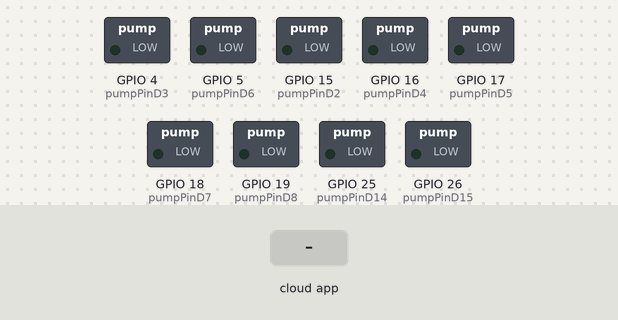
A sketch run on a simulated ESP32. On the bench: switched loads named in the sketch (green lamp = pin HIGH). The inputs (shaded band) are chosen by the test bench. WiFi joins after 1.5 s; servers stay silent unless stated; the Firebase database answers and starts empty; what the sketch prints to the serial monitor is not drawn.

Above: at 2.7 s.
2.8 s: the phone or cloud app sets Status to 1
At 3.6 s:
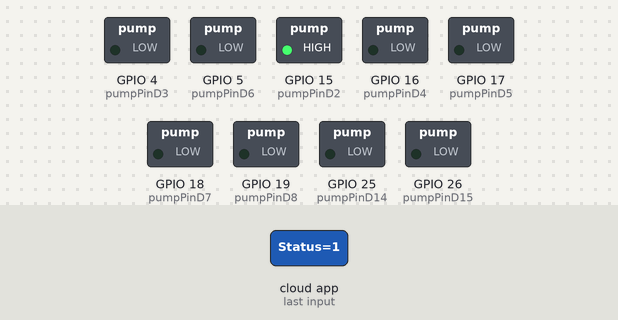
4.5 s: the phone or cloud app sets Status1 to 1
At 4.8 s:
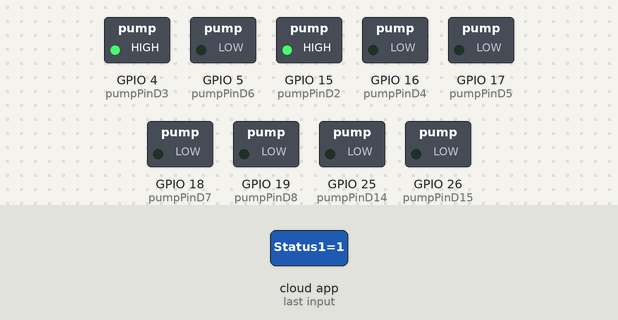
6.0 s: the phone or cloud app sets Status2 to 1
At 7.2 s:
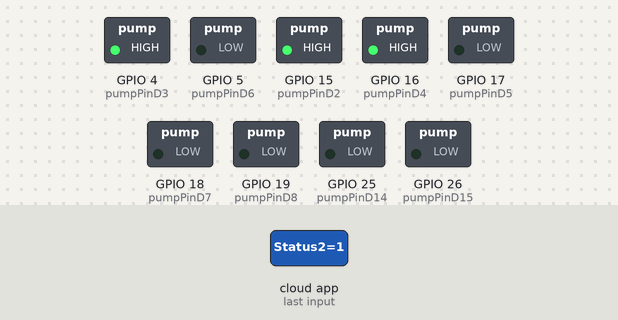
7.5 s: the phone or cloud app sets Status3 to 1
At 8.4 s:
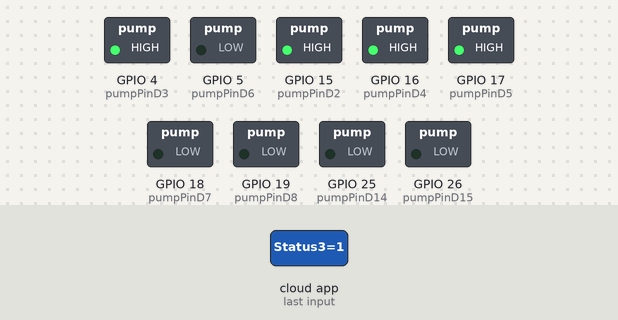
9.0 s: the phone or cloud app sets Status4 to 1
At 9.6 s:
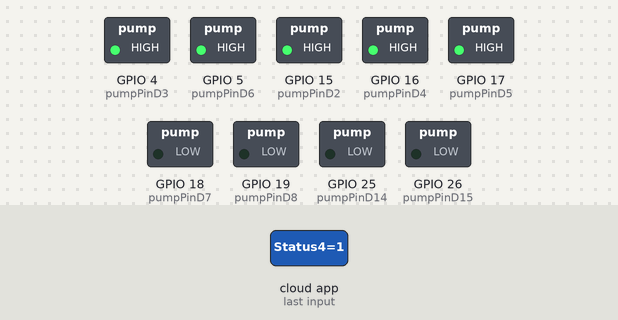
10.5 s: the phone or cloud app sets Status5 to 1
At 10.9 s:
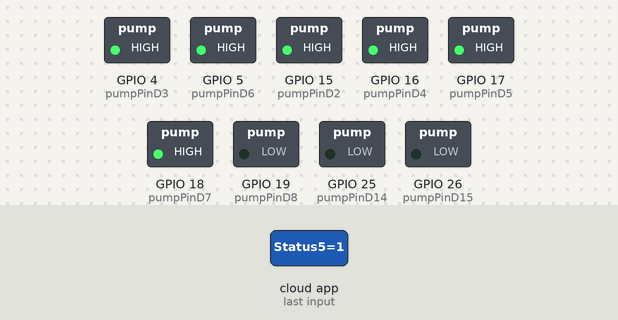
Timing chart, 0 to 13.0 s (numbered marks = the images above; inputs shaded):
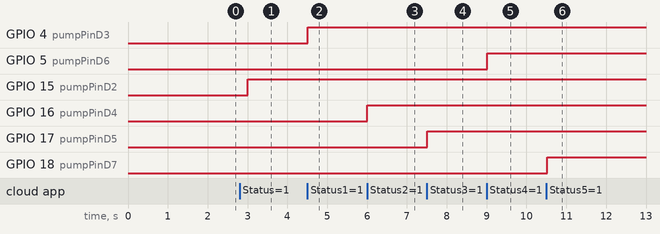

Measured:
- after the input at 2.8 s, GPIO 15 (pumpPinD2): LOW → HIGH after 0.21 s
- after the input at 4.5 s, GPIO 4 (pumpPinD3): LOW → HIGH at once
- after the input at 6.0 s, GPIO 16 (pumpPinD4): LOW → HIGH at once
- after the input at 7.5 s, GPIO 17 (pumpPinD5): LOW → HIGH at once
- after the input at 9.0 s, GPIO 5 (pumpPinD6): LOW → HIGH at once
- after the input at 10.5 s, GPIO 18 (pumpPinD7): LOW → HIGH at once

The sketch:

trt2.ino
```cpp
#include <Arduino.h>
#if defined(ESP32)
  #include <WiFi.h>
#elif defined(ESP8266)
  #include <ESP8266WiFi.h>
#endif
#include <Firebase_ESP_Client.h>
#include <esp_system.h>
#include <esp_task_wdt.h>
//Provide the token generation process info.
#include "addons/TokenHelper.h"
//Provide the RTDB payload printing info and other helper functions.
#include "addons/RTDBHelper.h"
#define WDT_TIMEOUT 0.1

#define WIFI_SSID "MAGGY_2.4G"
#define WIFI_PASSWORD "0844331856"


#define API_KEY "AIzaSyB0Elhnm0EVUXn7BnmLVf_cOf0_aStTd08"


#define DATABASE_URL "ec-and-firebase-default-rtdb.asia-southeast1.firebasedatabase.app"


#define pumpPinD8 19
#define pumpPinD7 18
#define pumpPinD6 5
#define pumpPinD5 17
#define pumpPinD4 16
#define pumpPinD3 4
#define pumpPinD2 15
#define pumpPinD14 25
#define pumpPinD15 26


bool modeStatus = false;
bool pumpStatusD8 = false;
bool pumpStatusD7 = false;
bool pumpStatusD6 = false;
bool pumpStatusD5 = false;
bool pumpStatusD4 = false;
bool pumpStatusD3 = false;
bool pumpStatusD2 = false;
bool pumpStatusD14 = false;
bool pumpStatusD15 = false;

FirebaseData fbdo;

FirebaseAuth auth;
FirebaseConfig config;

unsigned long sendDataPrevMillis = 0;
int count = 0;
bool signupOK = false;

void setup(){
  Serial.begin(115200);

  esp_task_wdt_config_t wdt_config = {
  .timeout_ms = WDT_TIMEOUT*1000,
  .idle_core_mask = 0,
  .trigger_panic = true
  };


  esp_task_wdt_init(&wdt_config);
  esp_task_wdt_add(NULL);

  pinMode(pumpPinD8, OUTPUT);
  pinMode(pumpPinD7, OUTPUT);
  pinMode(pumpPinD6, OUTPUT);
  pinMode(pumpPinD5, OUTPUT);
  pinMode(pumpPinD4, OUTPUT);
  pinMode(pumpPinD3, OUTPUT);
  pinMode(pumpPinD2, OUTPUT);
  pinMode(pumpPinD14, OUTPUT);
  pinMode(pumpPinD15, OUTPUT);
  WiFi.begin(WIFI_SSID, WIFI_PASSWORD);

  Serial.print("Connecting to Wi-Fi");
  while (WiFi.status() != WL_CONNECTED){
    Serial.print(".");
    delay(300);
  }
  Serial.println();
  Serial.print("Connected with IP: ");
  Serial.println(WiFi.localIP());
  Serial.println();

  config.api_key = API_KEY;


  config.database_url = DATABASE_URL;

  if (Firebase.signUp(&config, &auth, "", "")){
    Serial.println("ok");
    signupOK = true;
  }
  else{
    Serial.printf("%s\n", config.signer.signupError.message.c_str());
  }

  config.token_status_callback = tokenStatusCallback; //see addons/TokenHelper.h

  Firebase.begin(&config, &auth);
  Firebase.reconnectWiFi(true);
}

void loop(){

    if (Firebase.ready() && signupOK && (millis() - sendDataPrevMillis > 1000 || sendDataPrevMillis == 0)){

    sendDataPrevMillis = millis();
    esp_task_wdt_reset();
    if (Firebase.RTDB.getBool(&fbdo,"Pump/Status"))
    {
      if( fbdo.dataType() == "boolean")
      {
        pumpStatusD2 = fbdo.boolData();
        Serial.print(fbdo.dataPath()+":"+ pumpStatusD2+" ");
        digitalWrite(pumpPinD2,pumpStatusD2);
      }
    }else
      {
        Serial.print("FAILED : " + fbdo.errorReason());
      }

    if(Firebase.RTDB.getBool(&fbdo,"Pump/Status1"))
    {
      if( fbdo.dataType() == "boolean")
      {
        pumpStatusD3 = fbdo.boolData();
        Serial.print(fbdo.dataPath()+":"+pumpStatusD3+" ");
        digitalWrite(pumpPinD3,pumpStatusD3);
      }
    }else
      {
        Serial.print("FAILED : " + fbdo.errorReason());
      }

    if(Firebase.RTDB.getBool(&fbdo,"Pump/Status2"))
    {
      if( fbdo.dataType() == "boolean")
      {
        pumpStatusD4 = fbdo.boolData();
        Serial.print(fbdo.dataPath()+":"+pumpStatusD4+" ");
        digitalWrite(pumpPinD4,pumpStatusD4);
      }
    }else
      {
        Serial.print("FAILED : " + fbdo.errorReason());
      }

    if(Firebase.RTDB.getBool(&fbdo,"Pump/Status3"))
    {
      if( fbdo.dataType() == "boolean")
      {
        pumpStatusD5 = fbdo.boolData();
        Serial.print(fbdo.dataPath()+":"+  pumpStatusD5 +" " );
        digitalWrite(pumpPinD5,pumpStatusD5);
      }
    }else
      {
        Serial.print("FAILED : " + fbdo.errorReason());
      }

    if(Firebase.RTDB.getBool(&fbdo,"Pump/Status4"))
    {
      if( fbdo.dataType() == "boolean")
      {
        pumpStatusD6 = fbdo.boolData();
        Serial.print(fbdo.dataPath() + ":"+  pumpStatusD6 + " " );
        digitalWrite(pumpPinD6,pumpStatusD6);
      }
    }else
      {
        Serial.print("FAILED : " + fbdo.errorReason());
      }

    if(Firebase.RTDB.getBool(&fbdo,"Pump/Status5"))
    {
      if( fbdo.dataType() == "boolean")
      {
        pumpStatusD7 = fbdo.boolData();
        Serial.print(fbdo.dataPath() + ":"+  pumpStatusD7 + " " );
        digitalWrite(pumpPinD7,pumpStatusD7);
      }
    }else
      {
        Serial.print("FAILED : " + fbdo.errorReason());
      }

    if(Firebase.RTDB.getBool(&fbdo,"Pump/Status6"))
    {
      if( fbdo.dataType() == "boolean")
      {
        pumpStatusD8 = fbdo.boolData();
        Serial.print(fbdo.dataPath() + ":"+  pumpStatusD8 + " " );
        digitalWrite(pumpPinD8,pumpStatusD8);
      }
    }else
      {
        Serial.print("FAILED : " + fbdo.errorReason());
      }

    if(Firebase.RTDB.getBool(&fbdo,"Pump/Status7"))
    {
      if( fbdo.dataType() == "boolean")
      {
        pumpStatusD14 = fbdo.boolData();
        Serial.print(fbdo.dataPath() + ":"+  pumpStatusD14 + " " );
        digitalWrite(pumpPinD14,pumpStatusD14);
      }
    }else
      {
        Serial.print("FAILED : " + fbdo.errorReason());
      }

    if(Firebase.RTDB.getBool(&fbdo,"Pump/Status8"))
    {
      if( fbdo.dataType() == "boolean")
      {
        pumpStatusD15 = fbdo.boolData();
        Serial.println(fbdo.dataPath() + ":"+  pumpStatusD15 + " " );
        digitalWrite(pumpPinD15,pumpStatusD15);
      }
    }else
      {
        Serial.print("FAILED : " + fbdo.errorReason());
      }
    }
}
```
